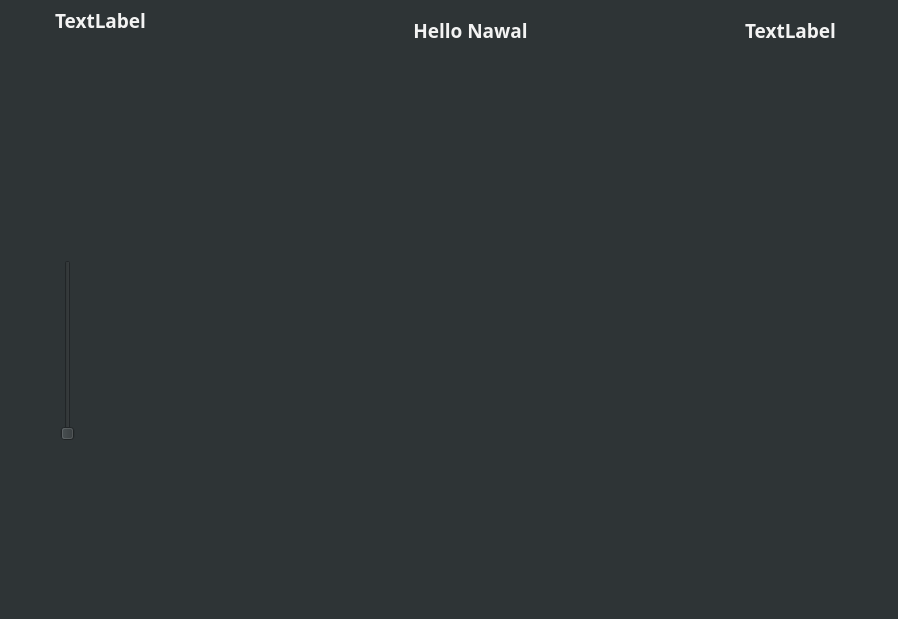
<?xml version="1.0" encoding="UTF-8"?>
<ui version="4.0">
 <class>MainWindow</class>
 <widget class="QMainWindow" name="MainWindow">
  <property name="geometry">
   <rect>
    <x>0</x>
    <y>0</y>
    <width>898</width>
    <height>619</height>
   </rect>
  </property>
  <property name="windowTitle">
   <string>MainWindow</string>
  </property>
  <property name="styleSheet">
   <string notr="true">QMainWindow{
	color : rgb(85, 87, 83);
}</string>
  </property>
  <widget class="QWidget" name="centralwidget">
   <property name="styleSheet">
    <string notr="true">QWidget{
background-color: rgb(46, 52, 54);
}</string>
   </property>
   <widget class="QLabel" name="Time">
    <property name="geometry">
     <rect>
      <x>10</x>
      <y>0</y>
      <width>181</width>
      <height>41</height>
     </rect>
    </property>
    <property name="font">
     <font>
      <family>Ubuntu Condensed</family>
      <pointsize>14</pointsize>
      <weight>75</weight>
      <bold>true</bold>
     </font>
    </property>
    <property name="styleSheet">
     <string notr="true">QLabel{
	color: rgb(243, 243, 243);
}</string>
    </property>
    <property name="text">
     <string>TextLabel</string>
    </property>
    <property name="alignment">
     <set>Qt::AlignCenter</set>
    </property>
    <property name="wordWrap">
     <bool>false</bool>
    </property>
   </widget>
   <widget class="QLabel" name="Date">
    <property name="geometry">
     <rect>
      <x>700</x>
      <y>10</y>
      <width>181</width>
      <height>41</height>
     </rect>
    </property>
    <property name="font">
     <font>
      <family>Ubuntu Condensed</family>
      <pointsize>14</pointsize>
      <weight>75</weight>
      <bold>true</bold>
     </font>
    </property>
    <property name="styleSheet">
     <string notr="true">QLabel{
	color: rgb(243, 243, 243);
}</string>
    </property>
    <property name="text">
     <string>TextLabel</string>
    </property>
    <property name="alignment">
     <set>Qt::AlignCenter</set>
    </property>
    <property name="wordWrap">
     <bool>false</bool>
    </property>
   </widget>
   <widget class="QStackedWidget" name="stackedWidget">
    <property name="geometry">
     <rect>
      <x>40</x>
      <y>110</y>
      <width>851</width>
      <height>471</height>
     </rect>
    </property>
    <property name="currentIndex">
     <number>2</number>
    </property>
    <widget class="QWidget" name="page_1">
     <widget class="QWidget" name="FaceWidget" native="true">
      <property name="geometry">
       <rect>
        <x>210</x>
        <y>-10</y>
        <width>431</width>
        <height>391</height>
       </rect>
      </property>
     </widget>
    </widget>
    <widget class="QWidget" name="page_4">
     <widget class="QDial" name="dial">
      <property name="geometry">
       <rect>
        <x>70</x>
        <y>70</y>
        <width>50</width>
        <height>64</height>
       </rect>
      </property>
     </widget>
    </widget>
    <widget class="QWidget" name="page_3">
     <widget class="QSlider" name="verticalSlider">
      <property name="geometry">
       <rect>
        <x>20</x>
        <y>150</y>
        <width>16</width>
        <height>181</height>
       </rect>
      </property>
      <property name="orientation">
       <enum>Qt::Vertical</enum>
      </property>
     </widget>
    </widget>
   </widget>
   <widget class="QLabel" name="Time_2">
    <property name="geometry">
     <rect>
      <x>380</x>
      <y>10</y>
      <width>181</width>
      <height>41</height>
     </rect>
    </property>
    <property name="font">
     <font>
      <family>Ubuntu Condensed</family>
      <pointsize>14</pointsize>
      <weight>75</weight>
      <bold>true</bold>
     </font>
    </property>
    <property name="styleSheet">
     <string notr="true">QLabel{
	color: rgb(243, 243, 243);
}</string>
    </property>
    <property name="text">
     <string>Hello Nawal</string>
    </property>
    <property name="alignment">
     <set>Qt::AlignCenter</set>
    </property>
    <property name="wordWrap">
     <bool>false</bool>
    </property>
   </widget>
  </widget>
 </widget>
 <resources/>
 <connections/>
</ui>
